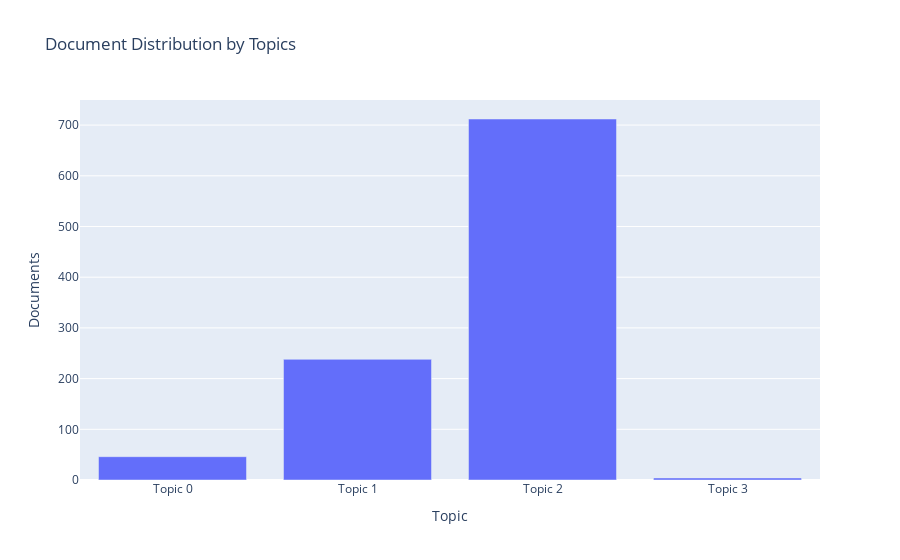

The notebook cell saved with this chart:
### Markdown cell above
## Topic Distribution

### Code cell
plot_model(lda, plot = 'topic_distribution')

### Figure 1 — Plotly figure (JSON) as saved in the notebook; plotly's stock layout.template omitted (floating-point values rounded to 4 significant figures)
{"data": [{"textposition": "auto", "hovertemplate": "Topic=%{x}<br>Documents=%{y}<br>Keyword=%{customdata[0]}", "showlegend": false, "legendgroup": "", "name": "", "yaxis": "y", "customdata": [["loan, farmer, also, farm, rice, use, small, land, area, many"], ["business, sell, loan, year, product, work, home, help, make, use"], ["business, loan, child, year, sell, school, buy, family, able, old"], ["water, high, brick, village, computer, milk, must, economy, problem, bag"]], "y": [46, 238, 712, 4], "hoverlabel": {"namelength": 0}, "offsetgroup": "", "xaxis": "x", "marker": {"color": "#636efa"}, "x": ["Topic 0", "Topic 1", "Topic 2", "Topic 3"], "alignmentgroup": "True", "type": "bar", "orientation": "v"}], "layout": {"yaxis": {"domain": [0, 1], "anchor": "x", "title": {"text": "Documents"}}, "title": {"text": "Document Distribution by Topics"}, "barmode": "relative", "xaxis": {"domain": [0, 1], "anchor": "y", "title": {"text": "Topic"}}, "legend": {"tracegroupgap": 0}}}
